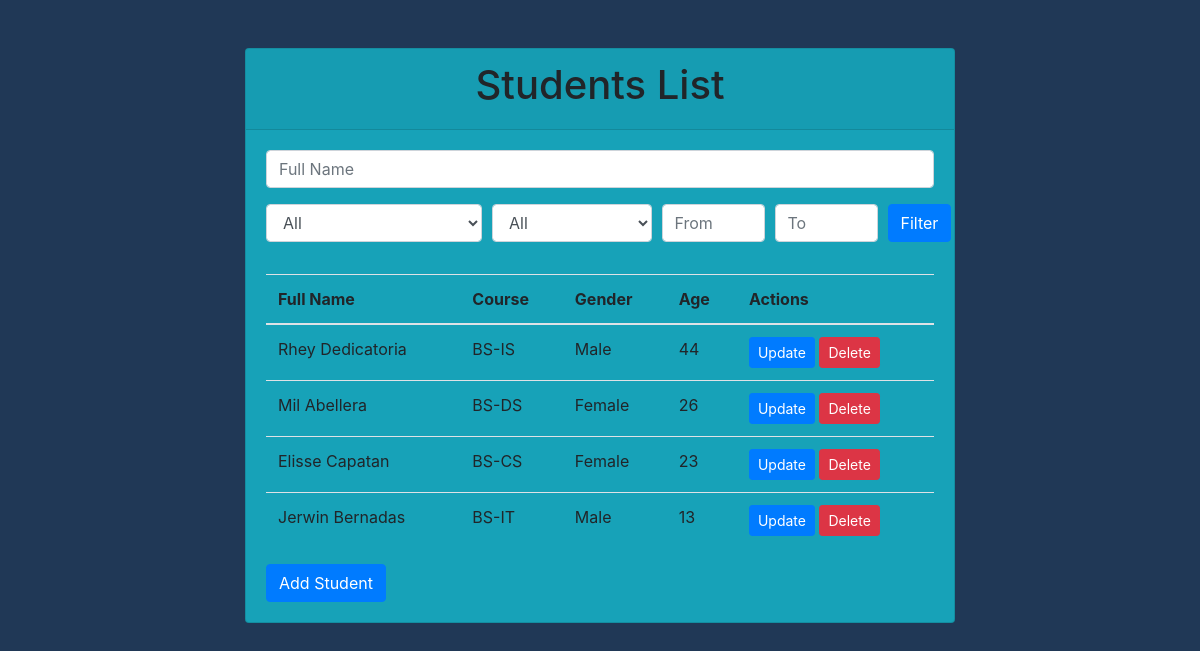
The page / on the database its author committed.
### student/models.py (models this page shows, shortened)
class Student(models.Model):
    first_name = models.CharField(max_length=255)
    last_name = models.CharField(max_length=255)
    course = models.CharField(max_length=255, choices=[
        ('BS-CS', 'BS in Computer Science'),
        ('BS-DS', 'BS in Data Science'),
        ('BS-IT', 'BS in Information Technology'),
        ('BS-IS', 'BS in Information Systems'),
    ])
    gender = models.CharField(max_length=10, choices=[
        ('Male', 'Male'),
        ('Female', 'Female'),
    ])
    age = models.IntegerField()

### student/views.py (the view)
# urls.py: path('', views.students_list, name='student_list'),
def students_list(request):
    query_params = request.GET
    full_name = query_params.get('full_name', '')
    course = query_params.get('course', '')
    gender = query_params.get('gender', '')
    age_from = query_params.get('age_from', '')
    age_to = query_params.get('age_to', '')
    students = Student.objects.all()
    if full_name:
        students = students.filter(first_name__icontains=full_name) | students.filter(last_name__icontains=full_name)
    if course:
        students = students.filter(course=course)
    if gender:
        students = students.filter(gender=gender)
    if age_from:
        students = students.filter(age__gte=age_from)
    if age_to:
        students = students.filter(age__lte=age_to)
    context = {
        'students': students,
    }
    return render(request, 'student/students_list.html', context)

### student/templates/student/students_list.html (shortened to what this page needs)
{% extends 'base.html' %}
{% block content %}
<div class="container">
    <div class="row justify-content-center mt-5">
        <div class="col-md-8">
            <div class="card bg-info">
                <div class="card-header text-center">
                    <h1 class="text-black">Students List</h1>
                </div>
                <div class="card-body">
                    <form action="" method="GET" class="mb-3">
                        <div class="form-group">
                            <input type="text" name="full_name" placeholder="Full Name" class="form-control">
                        </div>
                        <div class="form-row">
                            <div class="form-group col-md-4">
                                <select name="course" class="form-control">
                                    <option value="">All</option>
                                </select>
                            </div>
                            <div class="form-group col-md-3">
                                <select name="gender" class="form-control">
                                    <option value="">All</option>
                                </select>
                            </div>
                            <div class="form-group col-md-2">
                                <input type="number" name="age_from" class="form-control" placeholder="From">
                            </div>
                            <div class="form-group col-md-2">
                                <input type="number" name="age_to" class="form-control" placeholder="To">
                            </div>
                            <div class="form-group col-md-1">
                                <button type="submit" class="btn btn-primary">Filter</button>
                            </div>
                        </div>
                    </form>
                    <table class="table">
                        <thead>
                            <tr>
                                <th>Full Name</th>
                                <th>Course</th>
                                <th>Gender</th>
                                <th>Age</th>
                                <th>Actions</th>
                            </tr>
                        </thead>
                        <tbody>
                            {% for student in students %}
                            <tr>
                                <td>{{ student.first_name }} {{ student.last_name }}</td>
                                <td>{{ student.course }}</td>
                                <td>{{ student.gender }}</td>
                                <td>{{ student.age }}</td>
                                <td>
                                    <a href="{% url 'update_student' student.pk %}" class="btn btn-sm btn-primary">Update</a>
                                    <a href="{% url 'delete_student' student.pk %}" class="btn btn-sm btn-danger">Delete</a>
                                </td>
                            </tr>
                            {% endfor %}
                        </tbody>
                    </table>
                    <a href="{% url 'add_student' %}" class="btn btn-primary">Add Student</a>
                </div>
            </div>
        </div>
    </div>
</div>
{% endblock %}

### student/templates/base.html (shortened to what this page needs)
<!DOCTYPE html>
<html lang="en">
<head>
    <link rel="stylesheet" href="https://cdn.jsdelivr.net/npm/bootstrap@4.3.1/dist/css/bootstrap.min.css">
</head>
<body>
    <div class="container">
        {% block content %}
        {% endblock %}
    </div>
</body>
</html>

### student/templates/base.html (style rules this page uses)
body { background-color: #203856; }

### rows shown on the page
Student: first_name "Rhey", last_name "Dedicatoria", course "BS-IS", gender "Male", age "44"
Student: first_name "Mil", last_name "Abellera", course "BS-DS", gender "Female", age "26"
Student: first_name "Elisse", last_name "Capatan", course "BS-CS", gender "Female", age "23"
Student: first_name "Jerwin", last_name "Bernadas", course "BS-IT", gender "Male", age "13"
